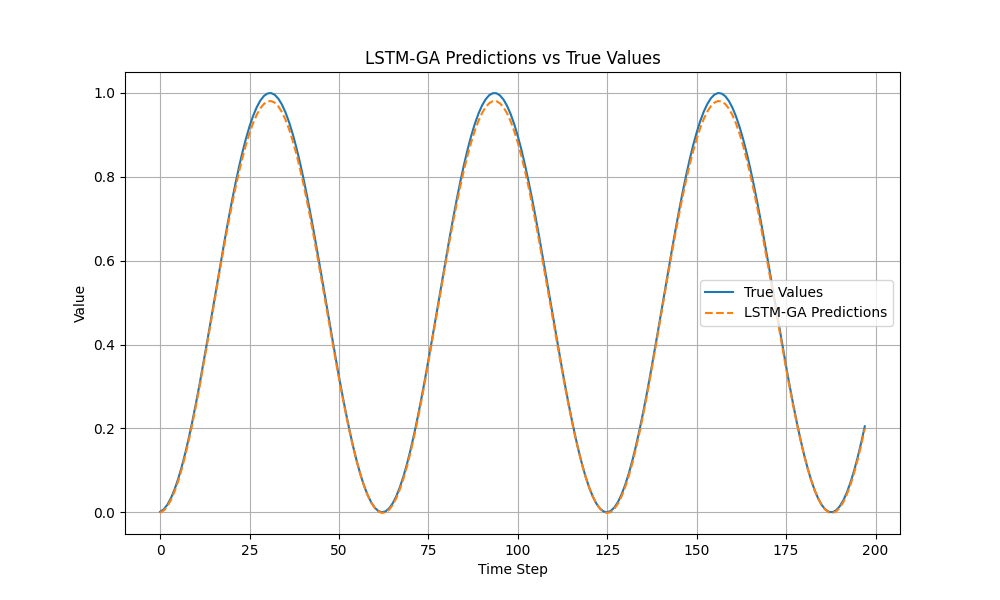

Write the Python code that produced this figure.
import numpy as np
import matplotlib.pyplot as plt
from keras.models import Sequential
from keras.layers import LSTM, Dense, Dropout
from keras.optimizers import Adam
from sklearn.preprocessing import MinMaxScaler
from sklearn.metrics import mean_squared_error, mean_absolute_error, r2_score
from geneticalgorithm import geneticalgorithm as ga

# Example data setup (you should replace this with your actual data)
np.random.seed(0)
data = np.sin(np.linspace(0, 100, 1000))
time_step = 10

# Data preprocessing
scaler = MinMaxScaler(feature_range=(0, 1))
data = scaler.fit_transform(data.reshape(-1, 1))

X, y = [], []
for i in range(len(data) - time_step - 1):
    X.append(data[i:(i + time_step), 0])
    y.append(data[i + time_step, 0])
X = np.array(X)
y = np.array(y)

# Train/test split
train_size = int(len(X) * 0.8)
X_train, X_test = X[:train_size], X[train_size:]
y_train, y_test = y[:train_size], y[train_size:]

# Reshape input to be [samples, time steps, features]
X_train = X_train.reshape(X_train.shape[0], time_step, 1)
X_test = X_test.reshape(X_test.shape[0], time_step, 1)

# Define the LSTM model


def lstm_model(params):
    learning_rate, lstm_units, dropout_rate = params
    model = Sequential()
    model.add(LSTM(units=int(lstm_units), input_shape=(time_step, 1)))
    model.add(Dropout(dropout_rate))
    model.add(Dense(units=1))
    optimizer = Adam(learning_rate=learning_rate)
    model.compile(optimizer=optimizer, loss='mean_squared_error')
    return model

# Objective function for GA


def ga_optimize(params):
    model = lstm_model(params)
    model.fit(X_train, y_train, epochs=50, batch_size=32, verbose=0)
    predictions = model.predict(X_test)
    rmse = np.sqrt(mean_squared_error(y_test, predictions))
    return rmse


# GA bounds for parameters
varbound = np.array([[0.0001, 0.01],  # learning_rate
                     [10, 100],       # lstm_units
                     [0.1, 0.5]])     # dropout_rate

# GA model
algorithm_param = {'max_num_iteration': 30,
                   'population_size': 10,
                   'mutation_probability': 0.1,
                   'elit_ratio': 0.01,
                   'crossover_probability': 0.5,
                   'parents_portion': 0.3,
                   'crossover_type': 'uniform',
                   'max_iteration_without_improv': None}

model = ga(function=ga_optimize,
           dimension=3,
           variable_type='real',
           variable_boundaries=varbound,
           algorithm_parameters=algorithm_param)

model.run()

# Get the best parameters and model performance
best_params = model.output_dict['variable']
optimized_model = lstm_model(best_params)
optimized_model.fit(X_train, y_train, epochs=50, batch_size=32, verbose=0)
predictions = optimized_model.predict(X_test)

rmse = np.sqrt(mean_squared_error(y_test, predictions))
mae = mean_absolute_error(y_test, predictions)
r2 = r2_score(y_test, predictions)

print(f"Best parameters: {best_params}")
print(f"RMSE: {rmse}")
print(f"MAE: {mae}")
print(f"R²: {r2}")

# Plotting the predictions vs true values
plt.figure(figsize=(10, 6))
plt.plot(y_test, label='True Values')
plt.plot(predictions, label='LSTM-GA Predictions', linestyle='--')
plt.title('LSTM-GA Predictions vs True Values')
plt.xlabel('Time Step')
plt.ylabel('Value')
plt.legend()
plt.grid(True)
plt.show()
